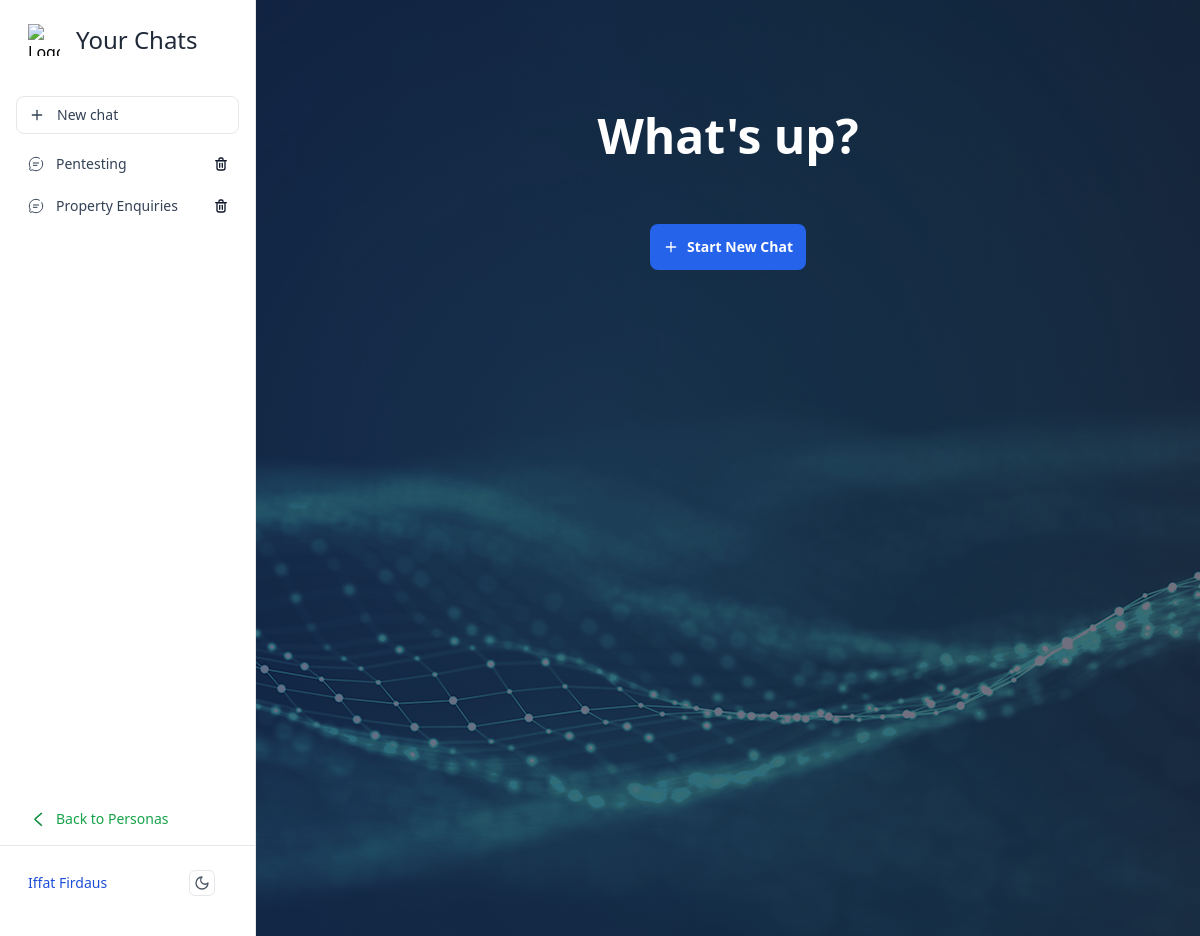
Screenshot of /chats (signed in) with the database file from the repository.
### models.py (models this page shows, shortened)
class Conversation(db.Model):
    _id = db.Column("id", db.Integer, primary_key=True)
    title = db.Column(db.String(100))
    user_id = db.Column(db.Integer, db.ForeignKey('user.id'), nullable=False)
    persona_id = db.Column(db.Integer, db.ForeignKey('persona.id'), nullable=False)
    messages = db.relationship('Message', backref='conversation', lazy='dynamic')

class User(UserMixin, db.Model):
    id = db.Column("id", db.Integer, primary_key=True)
    name = db.Column(db.String(100), nullable=False)
    username = db.Column(db.String(100), unique=True, nullable=False)
    email = db.Column(db.String(100), unique=True, nullable=False)
    password = db.Column(db.String(100), nullable=False)
    is_admin = db.Column(db.Boolean, nullable=True, default=False)
    personas = db.relationship('Persona', backref='user', lazy='dynamic')
    data = db.relationship('Data', backref='user', lazy='dynamic')
    conversations = db.relationship('Conversation', backref='user', lazy='dynamic')
    messages = db.relationship('Message', backref='user', lazy='dynamic')

### app.py (the view, shortened to what this page needs)
@app.route('/chats', methods=['GET', 'POST'])
@login_required
def chats():
    personas = current_user.personas.all()
    conversations = current_user.conversations.all()
    return render_template('chat_base.html', personas=personas, conversations=conversations)

### app.py (called while the page is built)
@login_manager.user_loader
def load_user(user_id):
    return User.query.get(int(user_id))

### templates/chat_base.html (shortened to what this page needs)
<!DOCTYPE html>
<html lang="en">
<head>
  <link rel="stylesheet" href="{{ url_for('static',filename='dist/css/output.css') }}">
</head>
<body class="dark:bg-slate-900 bg-slate-300 h-full items-center py-16
	[&::-webkit-scrollbar]:w-2
  [&::-webkit-scrollbar-track]:bg-gray-100
  [&::-webkit-scrollbar-thumb]:bg-gray-400
  dark:[&::-webkit-scrollbar-track]:bg-slate-700
  dark:[&::-webkit-scrollbar-thumb]:bg-slate-500 bg-fixed bg-center"
  style="background-image:linear-gradient(rgba(18, 16, 54, 0.6), rgba(18, 16, 54, 0.6)), url('../static/images/chat_bg.jpg');">
  <div id="application-sidebar"
    class="hs-overlay [--auto-close:lg] hs-overlay-open:translate-x-0 -translate-x-full duration-300 transform hidden fixed top-0 start-0 bottom-0 z-[60] w-64 bg-white border-e border-gray-200 overflow-y-auto lg:block lg:translate-x-0 lg:end-auto lg:bottom-0 [&::-webkit-scrollbar]:w-2 [&::-webkit-scrollbar-thumb]:rounded-full [&::-webkit-scrollbar-track]:bg-gray-100 [&::-webkit-scrollbar-thumb]:bg-gray-300 dark:[&::-webkit-scrollbar-track]:bg-slate-700 dark:[&::-webkit-scrollbar-thumb]:bg-slate-500 dark:bg-slate-900 dark:border-gray-700">
    <nav class="hs-accordion-group size-full flex flex-col" data-hs-accordion-always-open>
      <div class="flex items-center py-6 pe-4 ps-7">
        <a href="#" class="flex-shrink-0">
          <img class="h-8 w-8" src="https://tailwindui.com/img/logos/workflow-mark-indigo-500.svg" alt="Logo">
        </a>
        <p class="ml-4 text-2xl font-medium text-gray-800 dark:text-white">Your Chats</p>
      </div>
      <div class="h-full">
        <ul class="space-y-1.5 p-4">
          <li>
            <button
              class="w-full flex items-center gap-x-3 py-2 mb-3 px-3 text-sm font-medium text-slate-700 border rounded-lg hover:border-blue-900 hover:bg-blue-100 hover:text-blue-700 dark:hover:bg-blue-900 dark:text-slate-300 dark:hover:text-blue-300"
              data-hs-overlay="#hs-static-backdrop-modal">
              <svg class="flex-shrink-0 size-4" xmlns="http://www.w3.org/2000/svg" width="24" height="24"
                viewBox="0 0 24 24" fill="none" stroke="currentColor" stroke-width="2" stroke-linecap="round"
                stroke-linejoin="round">
                <path d="M5 12h14" />
                <path d="M12 5v14" />
              </svg>
              New chat
            </button>
          </li>
          {% for conversation in conversations %}
          <li>
            <div class="relative">
              <a class="flex items-center gap-x-3 py-2 px-3 text-sm rounded-lg {% if request.path == url_for('chat', conv_id=conversation._id) %} font-medium bg-slate-200 dark:text-slate-200 dark:bg-slate-700 {% else %} text-slate-700 hover:bg-slate-100 dark:hover:bg-slate-800 dark:text-slate-400 dark:hover:text-slate-300 {% endif %}"
                href="/chats/{{ conversation._id }}">
                {{ conversation.title }}
              </a>
                <form method="post" action="{{ url_for('chats') }}">
                  <button type="submit" name="delete-convo"
                  onclick="return confirm('Are you sure you want to delete this conversation?')"
                  class="absolute inset-y-0 right-0 flex items-center m-1 px-1.5 rounded-lg">
                  </button>
                </form>
            </div>
          </li>
          {% endfor %}
        </ul>
      </div>
      <div class="mt-auto">
        <div class="py-2.5 px-7">
          <a class="inline-flex items-center gap-x-2 text-sm text-green-600 hover:text-green-800"
            href="{{ url_for('personas') }}">
            Back to Personas
          </a>
        </div>
        <div class="p-4 border-t border-gray-200 dark:border-gray-700">
          <p
            class="flex justify-between items-center gap-x-3 py-2 px-3 mb-4 text-sm font-medium text-blue-700 rounded-lg dark:text-blue-600">
            {{ current_user.name }}
            <span>
              <button type="button"
                class="mx-3 p-1 border hover:border-gray-300 dark:hover:border-gray-600 rounded-md hs-dark-mode-active:hidden block hs-dark-mode group flex items-center text-gray-600 hover:text-blue-600 font-medium dark:text-gray-400 dark:hover:text-gray-500"
                data-hs-theme-click-value="dark">
                <svg class="flex-shrink-0 size-4" xmlns="http://www.w3.org/2000/svg" width="24" height="24"
                  viewBox="0 0 24 24" fill="none" stroke="currentColor" stroke-width="2" stroke-linecap="round"
                  stroke-linejoin="round">
                  <path d="M12 3a6 6 0 0 0 9 9 9 9 0 1 1-9-9Z" />
                </svg>
              </button>
            </span>
          </p>
        </div>
      </div>
    </nav>
  </div>
  <div class="w-full pt-2 px-4 sm:px-6 md:px-8 lg:ps-72">
    <div class="relative h-screen">
        {% block content %}
        <div class="grid justify-items-center">
        <p class="my-10 text-5xl font-bold text-white">What's up?</p>
        <button type="button"
          class="my-6 py-3 px-3 inline-flex items-center gap-x-2 text-sm font-semibold rounded-lg border border-transparent bg-blue-600 text-white hover:bg-blue-700 disabled:opacity-50 disabled:pointer-events-none"
          data-hs-overlay="#hs-static-backdrop-modal">
          <svg class="flex-shrink-0 size-4" xmlns="http://www.w3.org/2000/svg" width="24" height="24" viewBox="0 0 24 24"
            fill="none" stroke="currentColor" stroke-width="2" stroke-linecap="round" stroke-linejoin="round">
            <path d="M5 12h14" />
            <path d="M12 5v14" />
          </svg>
          Start New Chat
        </button>
        </div>
        {% endblock %}
    </div>
  </div>
</body>
</html>

### rows the page displays
Conversation: title "Pentesting"
Conversation: title "Property Enquiries"
User: name "Iffat Firdaus"
